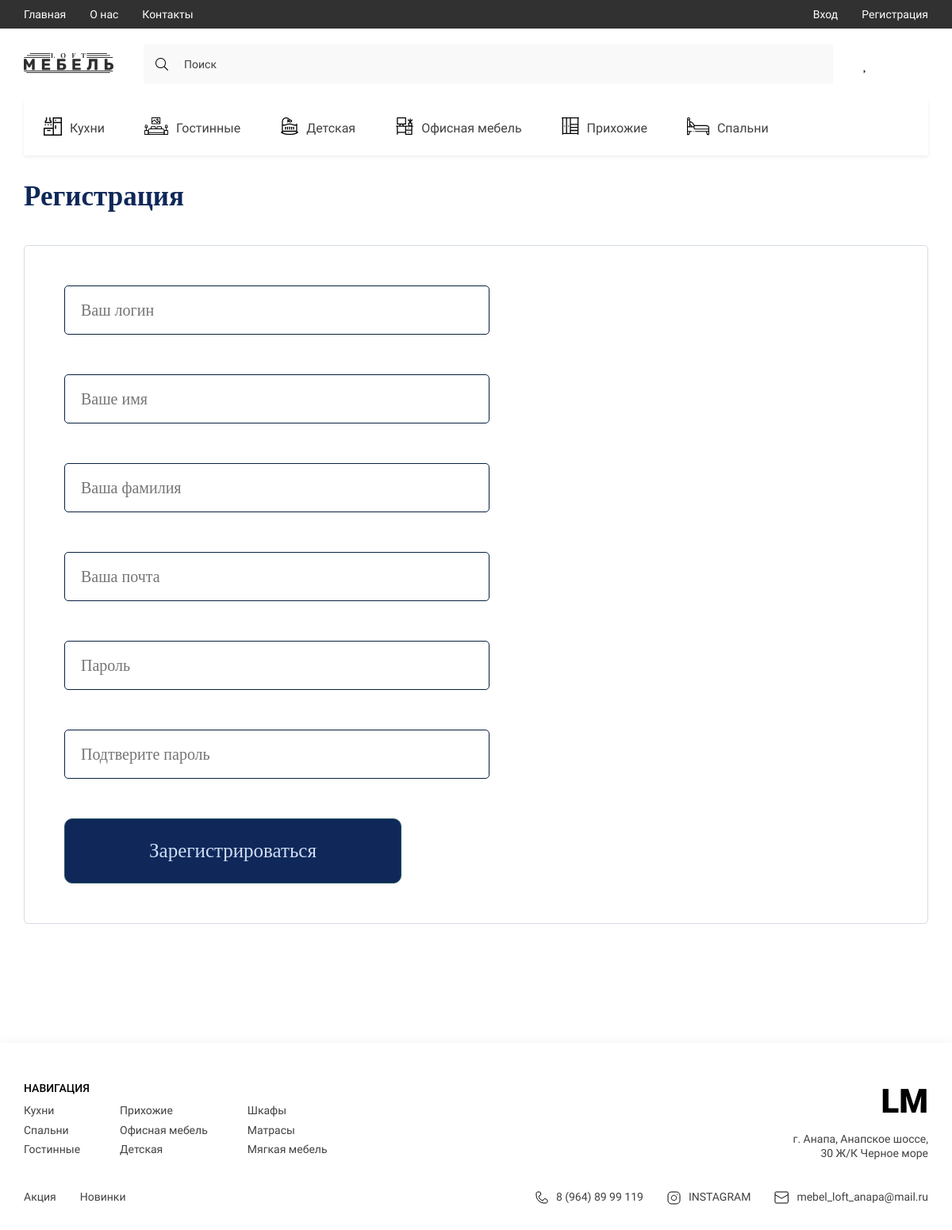
Screenshot of /register/ with the database file from the repository.
### furniture/models.py (models this page shows, shortened)
class Category(models.Model):
    title = models.CharField(max_length=50, verbose_name='Название категории')
    image = models.ImageField(upload_to='categories/', verbose_name='Иконка категории')
    slug = models.SlugField(unique=True, null=True)
    parent = models.ForeignKey('self', on_delete=models.CASCADE, blank=True, null=True, related_name='subcategories',
                               verbose_name='Категория')
    def get_absolute_url(self):
        return reverse('category_page', kwargs={'slug': self.slug})
    def get_image_category(self):
        if self.image:
            return self.image.url
        else:
            return '-'
    class Meta:
        verbose_name = 'Категория'
        verbose_name_plural = 'Категории'

### furniture/views.py (the view)
# urls.py: path('register/', user_register_view, name='register'),
def user_register_view(request):
    if request.user.is_authenticated:
        return redirect('index')
    else:
        if request.method == 'POST':
            form = RegisterForm(data=request.POST)
            if form.is_valid():
                user = form.save()
                profile = Profile.objects.create(user=user)
                profile.save()
                messages.success(request, 'Вы успешно зарегистрировались. Войдите в аккаунт')
                return redirect('login')
            else:
                for field in form.errors:
                    messages.error(request, form.errors[field].as_text())
                    return redirect('register')
        else:
            form = RegisterForm
        context = {
            'title': 'Регистрация',
            'form': form
        }
        return render(request, 'pages/register.html', context)

### furniture/templatetags/furniture_tags.py (called while the page is built)
@register.simple_tag()
def get_categories():
    return Category.objects.filter(parent=None)

### furniture/templates/pages/register.html (shortened to what this page needs)
{% extends 'base.html' %}
{% load static %}
{% block main %}
<main class="main">
    <div class="content">
        <div class="container">
            <h2 class="login_title">Регистрация</h2>
            <div class="login_content">
                <div class="register_info">
                    <div class="login_form">
                        <form action="" method="post" enctype="multipart/form-data">
                            <div class="form-group">
                                {{ form.username }}
                            </div>
                            <div class="form-group">
                                {{ form.firstname }}
                            </div>
                            <div class="form-group">
                                {{ form.lastname }}
                            </div>
                            <div class="form-group">
                                {{ form.email }}
                            </div>
                            <div class="form-group">
                                {{ form.password1 }}
                            </div>
                            <div class="form-group">
                                {{ form.password2 }}
                            </div>
                            <button class="btn btn-register" type="submit">Зарегистрироваться</button>
                        </form>
                    </div>
                </div>
            </div>
        </div>
    </div>
</main>
{% endblock main %}

### furniture/templates/components/_cart_category.html
{% load static %}
{% load furniture_tags %}
{% get_categories as categories %}
{% for category in categories %}
<li>
    <a href="{{ category.get_absolute_url }}" class="header__list-links">
        <span class="header__list-img">
            <img src="{{ category.get_image_category }}" alt="icons">
        </span>
        {{ category.title }}
    </a>
</li>
{% endfor %}

### furniture/static/furniture/style/style.css (style rules this page uses)
:root { --containerWidth: 1140px; --primaryColor: #414141; --primaryFont: 'Roboto'; --mainColor: #245462; }
* { padding: 0; margin: 0; box-sizing: border-box; text-decoration: none; list-style: none; font-family: var(--primaryFont); }
.container { width: 100%; max-width: calc(var(--containerWidth) + 30px); margin: 0 auto; padding: 0 15px; }
.btn { outline: none; border: none; padding: 13px 20px; font-style: normal; font-weight: normal; font-size: 13px; line-height: 15px; background: var(--mainColor); border: 1px solid var(--mainColor); transition: color .3s linear, background .3s linear; color: #FFFFFF; }
.header__list-links { padding: 24px 25px; display: flex; justify-content: center; align-items: center; height: 70px; transition: background .3s linear, color .3s linear; width: max-content; font-family: 'Roboto'; font-size: 16px; line-height: 19px; color: #414141; }
.header__list-links img { margin-right: 10px; min-width: 18px; transition: filter .3s linear; }
.main { width: 100%; flex-grow: 1; padding-bottom: 150px; }

### furniture/static/furniture/style/style2.css (style rules this page uses)
.login_content { display: flex; gap:25px; flex-wrap: wrap; }
.login_form input { width: 536px; border-radius: 5px; border: 1px solid #082040; font-family: 'Regul'; font-style: normal; font-weight: 275; font-size: 20px; line-height: 24px; color: #7787A6; padding: 18px 0 18px 20px }
.login_form form { display: flex; flex-direction: column; gap: 50px; }
.user_room, .login_title { margin-bottom: 40px; font-family: 'Bold'; font-style: normal; font-weight: 700; font-size: 35px; line-height: 43px; color: #0F2859; }
.register_info { border: 1px solid rgba(119, 135, 166, 0.3); padding: 50px; display: flex; flex-direction: column; height: max-content; border-radius: 5px; }
.btn-register { width: 425px; padding: 25px 0; background: #0F2859; border-radius: 10px; font-family: 'Regul'; font-style: normal; font-weight: 500; font-size: 25px; line-height: 30px; color: #CFDDF6; cursor: pointer; }

### rows the page displays
Category: get_image_category (picture), title "Кухни"
Category: get_image_category (picture), title "Гостинные"
Category: get_image_category (picture), title "Детская"
Category: get_image_category (picture), title "Офисная мебель"
Category: get_image_category (picture), title "Прихожие"
Category: get_image_category (picture), title "Спальни"
